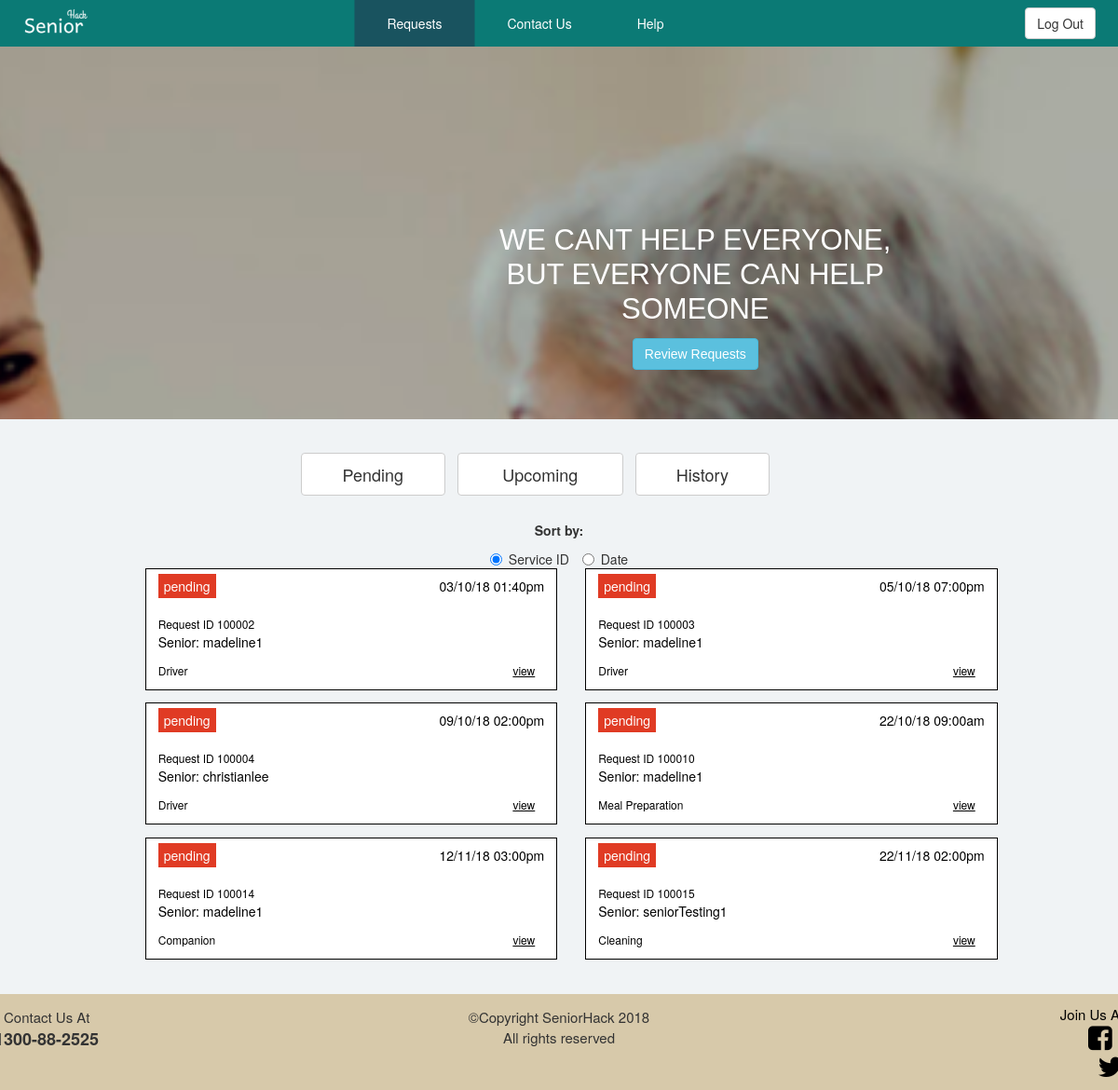
The app's page /RequestsForSPtesting.php with its own data.
### tables this page shows
CREATE TABLE `servicerequest` (
  `requestID` int(10) NOT NULL,
  `date` date NOT NULL,
  `time` time NOT NULL,
  `notes` varchar(100) NOT NULL,
  `status` varchar(20) NOT NULL DEFAULT 'pending',
  `serviceCode` char(2) NOT NULL,
  `sID` varchar(20) NOT NULL,
  `spID` varchar(20) DEFAULT NULL
);

CREATE TABLE `servicetype` (
  `serviceCode` char(2) NOT NULL,
  `serviceDescription` varchar(20) NOT NULL
);

### RequestsForSPtesting.php (the view, shortened to what this page needs)
<?php
$dbservername = "localhost";
$dbusername = "root";
$dbpassword = "";
$dbname = "seniorhack";
$con = new mysqli($dbservername, $dbusername, $dbpassword, $dbname);
$p_sql = "SELECT* FROM servicerequest INNER JOIN servicetype ON servicerequest.serviceCode = servicetype.serviceCode AND status = 'pending' ORDER BY requestID ASC";
$p_result = mysqli_query($con, $p_sql);
$p_row_count = mysqli_num_rows($p_result);
?>
<!DOCTYPE html>
<html lang="en">
<head>
  <link rel="stylesheet" href="css/Request.css">
  <link rel="stylesheet" href="css/SeniorHack.css">
  <link rel="stylesheet" href="https://maxcdn.bootstrapcdn.com/bootstrap/3.3.7/css/bootstrap.min.css">
  <link rel="stylesheet" href="https://cdnjs.cloudflare.com/ajax/libs/font-awesome/4.7.0/css/font-awesome.min.css">
</head>
<header>
  <div id="banner">
  <nav class="navbar navbar-default nav_style navbar-fixed-top" role="navigation">
    <div class="navbar-collapse collapse">
      <ul class="nav navbar-nav logo">
          <li><a href="#"><img src="img/logo.png" alt="SeniorHack Logo" class="logo"></a></li>
      </ul>
      <ul class="nav navbar-nav navbar-center topnav">
  		<li><a href="#" id="defaultSelected"> Requests</a></li>
  		<li><a href="#">Contact Us</a></li>
  		<li><a href="helpcentre.html">Help</a></li>
    </ul>
     <div class="collapse navbar-collapse" id="cl-mainNavbar">
      <a href="homepage.php" type="button" id="btn-logout" class="btn btn-default navbar-btn navbar-right log-out" >Log Out</a>
    </div>
    </div>
  </nav>
<div class="container">
<div class="row"><br><br><br>
<div class="banner-title col-lg-9 col-lg-offset-3 col-md-9 col-sm-10"><p>WE CANT HELP EVERYONE, </p><p style="margin-top:-2%">BUT EVERYONE CAN HELP</p>
<p style="margin-top:-2%">SOMEONE</p>
<a href="#pending" class="btn btn-info" id="next" role="button" style="margin-top:-2%">Review Requests</a>
</div>
</div>
</div>
</div>
</header>
<body>
<div class="container"  style="margin-top:3%">
  <div class="row">
<div class="col-lg-6 col-lg-offset-3 col-md-8 col-md-offset-2 col-sm-8 col-sm-offset-2 col-xs-12 col-xs-offset-0">
  <ul class="tab nav nav-pills">
    <li style="width:30%; padding-right: 2%" ><a class="btn btn-lg btn-default" id="defaultOpen" data-toggle="tab" href="#pending">Pending</a></li>
	  <li style="width:34%; padding-right: 2%"><a class="btn btn-lg btn-default" data-toggle="tab" href="#upcoming">Upcoming</a></li>
    <li style="width:28%; padding-right: 2%"><a class="btn btn-lg btn-default" data-toggle="tab" href="#history">History</a></li>
  </ul>
</div>
<br>
<div class="tab-content" id="open">
<div id="pending" class="tab-pane fade in active ">
<div class="col-lg-10 col-lg-offset-1 col-md-12 col-md-offset-0 col-sm-12 col-xs-12">
<br>
<div style="text-align:center">
<h5><b>Sort by:</b></h5><form>
    <label class="radio-inline">
      <input type="radio" name="optradio" checked>Service ID
    </label>
    <label class="radio-inline">
      <input type="radio" name="optradio">Date
    </label>
  </form></div>
      	<?php if ($p_row_count == 0) {
					echo "<p style='text-align:center'>No pending requests at the moment</p>";
				}
				else {
					while ($row = mysqli_fetch_array($p_result)) {
        ?>
        <?php $date = date("d/m/y", strtotime($row['date'])); ?>
        <?php $time = date("h:ia", strtotime($row['time'])); ?>
<div class="col-lg-6 col-md-6 col-sm-6" >
<table id="tblOne" class="tbl ">
	<tr>
		<td>
		<a class="show_details" data-target="#detailsModal" data-toggle="modal" id="<?php echo $row["requestID"]; ?>"
      style="color:black;text-decoration:none">
		<p style="margin:8px 13px"><span class="statusPending">pending</span>
		<span style="float:right"><?php echo $date, " ",$time; ?></span>
		<br><span style="font-size:12px"><br>Request ID <?php echo $row["requestID"]; ?></span>
		<br>Senior: <?php echo $row["sID"]; ?>
		<div class="bottom-info">
		<span style="font-size:12px"> <?php echo $row["serviceDescription"]; ?></span>
		<p class="view-info">view</p></div></p>
		</a>
		</td>
	</tr>
</table>
</div>
<?php }} ?>
</div>
</div>
<br>
<br>
<br>
</div>
</div>
</div>
<footer id="footer-bg" class="footer" style="width:100%">
<div class="container">
<div class="row">
  <div class="col-lg-4 col-lg-offset-0 col-md-4 col-md-offset-0 col-sm-4 col-sm-offset-0 col-xs-6 col-xs-offset-4">
      <p class="footer-left" style="text-indent:10px">Contact Us At <br><span style="font-size:18px;font-weight:bold;"> 1300-88-2525</span></p>
      </div>
    <div class="col-lg-4 col-lg-offset-0 col-md-4 col-md-offset-0 col-sm-4 col-sm-offset-0 col-xs-10 col-xs-offset-1 ">
      <p class="footer_mid">&copy;Copyright SeniorHack 2018 <br>All rights reserved</p>
    </div>
    <div class="col-lg-4 col-lg-offset-0 col-md-4 col-md-offset-0 col-sm-4 col-sm-offset-0 col-xs-6 col-xs-offset-1 ">
    <ul class="social-network social-circle footer-right ">
	<a style="color:black">Join Us At </a> <br>
       <a href="https://facebook.com/"><i class="fa fa-facebook-square" style="font-size:2em;color:black;margin-right:18%"></i></a>
		<a href="https://twitter.com/"><i class="fa fa-twitter" style="font-size:2em;color:black"></i></a>
     </ul>
  </div>
</div>
</div>
</footer>
</body>
</html>

### css/Request.css (style rules this page uses)
.tbl { background-color:white; width:100%; margin-left:3%; border: 1px solid black; margin-bottom:3% }
.statusPending { background-color:#e03b24; color:white; padding: 3px 6px; }
.bottom-info { padding-top:2px; margin-left:13px; margin-right:13px; }
.view-info { font-size:12px; float:right; text-decoration:underline; padding: 2px 10px; color:black }

### css/seniorhack.css (style rules this page uses)
#banner { background:url(Request-banner.png) no-repeat top center fixed; background-size:cover; height:500px; width:100%; }
.logo { margin-top:-1%; height:50px; }
@media (min-width: 1200px) { .navbar-nav.navbar-center { position: absolute; left: 47%; transform: translatex(-50%); } }
#defaultSelected { background-color:#19535f !important; }
.banner-title { text-align:left; font-family:serif; color:white; font-size:50px; margin-top:5%; }
#footer-bg { background-color: #d7c9aa; margin-top: 2%; background-size:cover; height:100%; width:100%; font-size: 15px; }
.footer_mid { text-align:center; margin-top:4%; }
.footer-left { margin-top:4%; text-align:left; margin-left:-10%; }
.footer-right { margin-top:3%; float: right; text-align:right; margin-right:-10%; }

### RequestsForSPtesting.php (style rules this page uses)
body { background-color:#f0f3f5; }
.nav_style { background-color:#0B7A75; border:none; }
.topnav li a { text-align:center; color:white !important; padding-right: 35px; padding-left: 35px; }
.logo { margin-top:-1%; height:50px; }
@media only screen and (min-width: 750px) { .log-out { margin-right:2%; } }
#banner { background:url(img/sp-banner.png) no-repeat top center fixed; background-size:cover; height:450px; width:100%; }
.banner-title { margin-top:8%; font-family:sans-serif; text-align:right; font-size:38px; }
@media only screen and (max-width: 1200px) { .banner-title { text-align:center; position:relative; font-size:31px; margin-top:15%; } }

### records on screen
servicerequest: date "03/10/18", time "01:40pm", requestID "100002", sID "madeline1", servicetype.serviceDescription "Driver"
servicerequest: date "05/10/18", time "07:00pm", requestID "100003", sID "madeline1", servicetype.serviceDescription "Driver"
servicerequest: date "09/10/18", time "02:00pm", requestID "100004", sID "christianlee", servicetype.serviceDescription "Driver"
servicerequest: date "22/10/18", time "09:00am", requestID "100010", sID "madeline1", servicetype.serviceDescription "Meal Preparation"
servicerequest: date "12/11/18", time "03:00pm", requestID "100014", sID "madeline1", servicetype.serviceDescription "Companion"
servicerequest: date "22/11/18", time "02:00pm", requestID "100015", sID "seniorTesting1", servicetype.serviceDescription "Cleaning"
